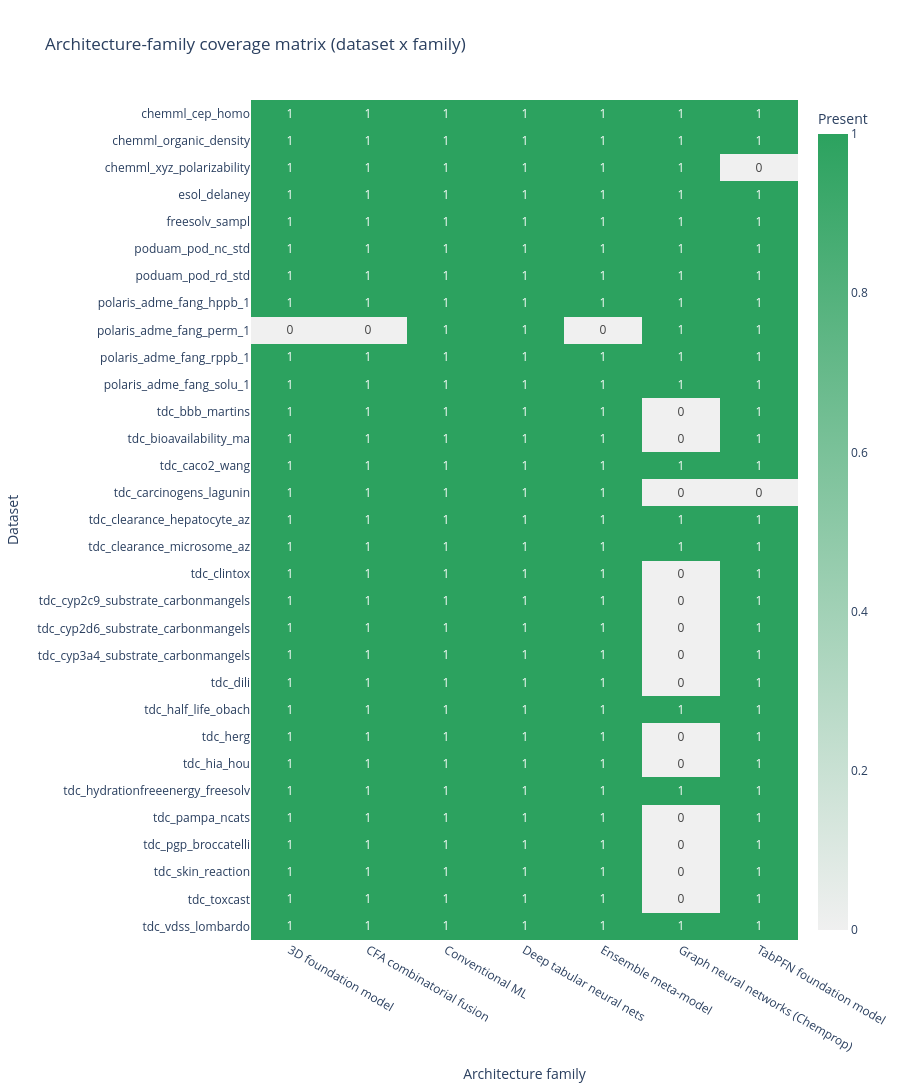

This figure's notebook cell:
### Code cell
# Architecture coverage and prediction-diversity diagnostics


def classify_architecture_family(workflow_name, model_name):
    workflow_text = str(workflow_name or "").strip().lower()
    model_text = str(model_name or "").strip().lower()

    if "ensemble" in workflow_text or model_text.startswith("ensemble ("):
        return "Ensemble meta-model"
    if "cfa" in workflow_text or model_text.startswith("cfa ("):
        return "CFA combinatorial fusion"
    if "tabpfn" in workflow_text or "tabpfn" in model_text:
        return "TabPFN foundation model"
    if "chemprop" in workflow_text or "chemprop" in model_text:
        return "Graph neural networks (Chemprop)"
    if "maplight + gnn" in workflow_text or "maplight + gnn" in model_text:
        return "Graph transfer + tabular head"
    if "uni-mol" in workflow_text or "uni-mol" in model_text or "unimol" in model_text:
        return "3D foundation model"
    if "chemml deep learning" in workflow_text or "chemml" in model_text:
        return "Deep tabular neural nets"
    if "tuned conventional" in workflow_text:
        return "Tuned conventional ML"
    if "conventional" in workflow_text:
        return "Conventional ML"
    return "Other / unknown"


def classify_architecture_subfamily(model_name):
    model_text = str(model_name or "").strip().lower()
    if "cmpnn" in model_text:
        return "CMPNN"
    if "attentivefp" in model_text:
        return "AttentiveFP"
    if "d-mpnn" in model_text or "dmpnn" in model_text:
        return "D-MPNN"
    if "maplight + gnn" in model_text:
        return "MapLight + GNN"
    if model_text.startswith("cfa (") or "combinatorial fusion" in model_text:
        return "CFA fusion"
    if "tabpfn" in model_text:
        return "TabPFN"
    if "chemml mlp" in model_text:
        return "ChemML MLP"
    if "catboost" in model_text:
        return "CatBoost-family"
    if "xgboost" in model_text:
        return "XGBoost-family"
    if "random forest" in model_text:
        return "RandomForest-family"
    if "svr" in model_text:
        return "SVR"
    if "elasticnet" in model_text:
        return "ElasticNet-family"
    if model_text.startswith("ensemble ("):
        return "Stacking / averaging"
    return str(model_name or "")


coverage_source = SUMMARY_ANALYSIS_METRICS.copy()
error_col = pick_column(coverage_source.columns, ["error", "Error"])
if error_col is not None:
    coverage_source = coverage_source.loc[
        coverage_source[error_col].isna()
        | (coverage_source[error_col].astype(str).str.strip() == "")
    ].copy()

coverage_source = add_analysis_metric_columns(coverage_source, rmse_col=RMSE_COL, classification_col=BALANCED_ACCURACY_COL)

if coverage_source.empty:
    display_note("No successful model rows were available for architecture-coverage diagnostics.")
else:
    coverage_source["architecture_family"] = coverage_source.apply(
        lambda row: classify_architecture_family(row.get("workflow", ""), row.get("model", "")),
        axis=1,
    )
    coverage_source["architecture_subfamily"] = coverage_source["model"].apply(classify_architecture_subfamily)

    family_summary = (
        coverage_source.groupby("architecture_family", dropna=False)
        .agg(
            datasets=("dataset", "nunique"),
            models=("model", "nunique"),
            rows=("model", "size"),
            mean_delta_from_dataset_best=("analysis_delta_from_best", "mean"),
            mean_rmse=(RMSE_COL, "mean") if RMSE_COL in coverage_source.columns else ("model", "size"),
            mean_balanced_accuracy=(BALANCED_ACCURACY_COL, "mean") if BALANCED_ACCURACY_COL in coverage_source.columns else ("model", "size"),
        )
        .reset_index()
        .sort_values(["datasets", "rows"], ascending=[False, False])
    )

    display_note("### Architecture Coverage")
    display(family_summary)

    best_architecture_rows = best_rows_by_dataset(coverage_source)
    if not best_architecture_rows.empty:
        best_architecture_rows["architecture_family"] = best_architecture_rows.apply(
            lambda row: classify_architecture_family(row.get("workflow", ""), row.get("model", "")),
            axis=1,
        )
        best_architecture_rows["architecture_subfamily"] = best_architecture_rows["model"].apply(classify_architecture_subfamily)

        best_model_counts = (
            best_architecture_rows.groupby(["model", "workflow", "task_kind"], dropna=False)
            .agg(best_dataset_count=("dataset", "nunique"))
            .reset_index()
            .sort_values(["best_dataset_count", "model"], ascending=[False, True])
        )
        display_note("### Overall best model counts")
        display(best_model_counts.reset_index(drop=True))

        best_family_counts = (
            best_architecture_rows.groupby(["architecture_family", "task_kind"], dropna=False)
            .agg(best_dataset_count=("dataset", "nunique"))
            .reset_index()
            .sort_values(["best_dataset_count", "architecture_family"], ascending=[False, True])
        )
        display_note("### Overall best architecture-family counts")
        display(best_family_counts.reset_index(drop=True))

    dataset_family_presence = (
        coverage_source.assign(present=1)
        .groupby(["dataset", "architecture_family"], dropna=False)["present"]
        .max()
        .unstack(fill_value=0)
        .sort_index()
    )

    coverage_fraction = dataset_family_presence.mean(axis=1).rename("coverage_fraction").reset_index()
    coverage_fraction = coverage_fraction.sort_values("coverage_fraction", ascending=False)
    display_note("### Per-dataset architecture-family coverage")
    display(coverage_fraction)

    coverage_fig = px.imshow(
        dataset_family_presence,
        aspect="auto",
        color_continuous_scale=[[0.0, "#f0f0f0"], [1.0, "#2ca25f"]],
        labels={"x": "Architecture family", "y": "Dataset", "color": "Present"},
        title="Architecture-family coverage matrix (dataset x family)",
        text_auto=True,
    )
    coverage_fig.update_layout(height=max(420, 45 * len(dataset_family_presence.index)))
    coverage_fig.show()

    if PREDICTIONS is None or PREDICTIONS.empty:
        display_note("No predictions table was found; skipping architecture-diversity diagnostics.")
    else:
        pred_df = PREDICTIONS.copy()
        dataset_col = pick_column(pred_df.columns, ["dataset", "dataset_id", "dataset_name"])
        model_col = pick_column(pred_df.columns, ["model", "Model"])
        predicted_col = pick_column(pred_df.columns, ["predicted", "prediction", "y_pred"])
        split_col = pick_column(pred_df.columns, ["split", "Split"])
        smiles_col = pick_column(pred_df.columns, ["smiles", "SMILES", "canonical_smiles"])
        row_col = pick_column(pred_df.columns, ["row_id", "Row", "index"])

        required = [dataset_col, model_col, predicted_col]
        if any(col is None for col in required):
            display_note("Predictions table is missing dataset/model/prediction columns; skipping diversity diagnostics.")
        else:
            pred_df = pred_df.rename(columns={dataset_col: "dataset", model_col: "model", predicted_col: "predicted"})
            if split_col is not None:
                pred_df = pred_df.rename(columns={split_col: "split"})
                pred_df = pred_df.loc[pred_df["split"].astype(str).str.lower() == "test"].copy()

            if smiles_col is not None:
                pred_df = pred_df.rename(columns={smiles_col: "smiles_key"})
            elif row_col is not None:
                pred_df = pred_df.rename(columns={row_col: "smiles_key"})
            else:
                pred_df["smiles_key"] = pred_df.groupby(["dataset", "model"]).cumcount().astype(str)

            pred_df["predicted"] = pd.to_numeric(pred_df["predicted"], errors="coerce")
            pred_df = pred_df.loc[pred_df["predicted"].notna()].copy()

            diversity_rows = []
            pair_rows = []
            for dataset_name, group in pred_df.groupby("dataset", sort=True):
                wide = group.pivot_table(index="smiles_key", columns="model", values="predicted", aggfunc="mean")
                if wide.shape[1] < 2:
                    continue

                corr = wide.corr(method="spearman")
                if corr.shape[0] < 2:
                    continue

                corr_values = corr.to_numpy(dtype=float)
                tri = np.triu_indices_from(corr_values, k=1)
                pair_corr = corr_values[tri]
                pair_corr = pair_corr[np.isfinite(pair_corr)]
                if pair_corr.size == 0:
                    continue

                abs_corr = np.abs(pair_corr)
                diversity_rows.append(
                    {
                        "dataset": dataset_name,
                        "models_in_pairwise_corr": int(corr.shape[0]),
                        "pair_count": int(pair_corr.size),
                        "mean_abs_spearman": float(np.mean(abs_corr)),
                        "median_abs_spearman": float(np.median(abs_corr)),
                        "max_abs_spearman": float(np.max(abs_corr)),
                        "diversity_index": float(1.0 - np.median(abs_corr)),
                    }
                )

                cols = list(corr.columns)
                for i in range(len(cols)):
                    for j in range(i + 1, len(cols)):
                        value = corr.iat[i, j]
                        if pd.isna(value):
                            continue
                        pair_rows.append(
                            {
                                "dataset": dataset_name,
                                "model_a": str(cols[i]),
                                "model_b": str(cols[j]),
                                "spearman": float(value),
                                "abs_spearman": float(abs(value)),
                            }
                        )

            if not diversity_rows:
                display_note("Prediction diversity diagnostics could not be computed (insufficient aligned test predictions).")
            else:
                diversity_df = pd.DataFrame(diversity_rows).sort_values("diversity_index", ascending=False).reset_index(drop=True)
                display_note("### Prediction Diversity Across Architectures")
                display(diversity_df)

                diversity_fig = px.bar(
                    diversity_df.sort_values("diversity_index", ascending=True),
                    x="dataset",
                    y="diversity_index",
                    hover_data=["models_in_pairwise_corr", "median_abs_spearman", "max_abs_spearman"],
                    title="Architecture diversity index by dataset (1 - median |Spearman|)",
                )
                diversity_fig.update_layout(yaxis_title="Diversity index (higher is better)", xaxis_title="Dataset")
                diversity_fig.show()

                if pair_rows:
                    pair_df = pd.DataFrame(pair_rows)
                    pair_df["pair"] = pair_df.apply(
                        lambda row: " / ".join(sorted([str(row["model_a"]), str(row["model_b"])])),
                        axis=1,
                    )
                    pair_summary = (
                        pair_df.groupby("pair", dropna=False)
                        .agg(
                            datasets=("dataset", "nunique"),
                            mean_abs_spearman=("abs_spearman", "mean"),
                            median_abs_spearman=("abs_spearman", "median"),
                            max_abs_spearman=("abs_spearman", "max"),
                        )
                        .reset_index()
                        .sort_values(["mean_abs_spearman", "datasets"], ascending=[False, False])
                    )
                    display_note("### Most redundant model pairs (cross-dataset)")
                    display(pair_summary.head(20))

### Figure 1 — Plotly figure (JSON) as saved in the notebook; plotly's stock layout.template omitted (floating-point values rounded to 4 significant figures; data arrays with more than 128 entries replaced by an {"elided": "..."} marker saying what was removed)
{"data": [{"coloraxis": "coloraxis", "hovertemplate": "Architecture family: %{x}<br>Dataset: %{y}<br>Present: %{z}<extra></extra>", "name": "0", "texttemplate": "%{z}", "type": "heatmap", "x": ["3D foundation model", "CFA combinatorial fusion", "Conventional ML", "Deep tabular neural nets", "Ensemble meta-model", "Graph neural networks (Chemprop)", "TabPFN foundation model"], "xaxis": "x", "y": ["chemml_cep_homo", "chemml_organic_density", "chemml_xyz_polarizability", "esol_delaney", "freesolv_sampl", "poduam_pod_nc_std", "poduam_pod_rd_std", "polaris_adme_fang_hppb_1", "polaris_adme_fang_perm_1", "polaris_adme_fang_rppb_1", "polaris_adme_fang_solu_1", "tdc_bbb_martins", "tdc_bioavailability_ma", "tdc_caco2_wang", "tdc_carcinogens_lagunin", "tdc_clearance_hepatocyte_az", "tdc_clearance_microsome_az", "tdc_clintox", "tdc_cyp2c9_substrate_carbonmangels", "tdc_cyp2d6_substrate_carbonmangels", "tdc_cyp3a4_substrate_carbonmangels", "tdc_dili", "tdc_half_life_obach", "tdc_herg", "tdc_hia_hou", "tdc_hydrationfreeenergy_freesolv", "tdc_pampa_ncats", "tdc_pgp_broccatelli", "tdc_skin_reaction", "tdc_toxcast", "tdc_vdss_lombardo"], "yaxis": "y", "z": {"elided": "31x7 int values"}}], "layout": {"coloraxis": {"colorbar": {"title": {"text": "Present"}}, "colorscale": [[0, "#f0f0f0"], [1, "#2ca25f"]]}, "height": 1395, "title": {"text": "Architecture-family coverage matrix (dataset x family)"}, "xaxis": {"anchor": "y", "domain": [0, 1], "title": {"text": "Architecture family"}}, "yaxis": {"anchor": "x", "autorange": "reversed", "domain": [0, 1], "title": {"text": "Dataset"}}}}
